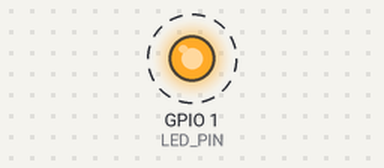
Bench run of a sketch on a simulated ESP32. Shown: output pins drawn as LEDs (lit = HIGH). Dashed ring = blinking.

Above: at 0.2 s.
Timing chart, 0 to 3.0 s (numbered marks = the images above):
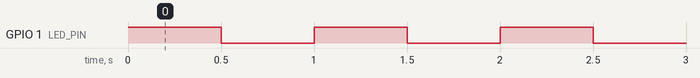

Measured:
- by itself, GPIO 1 (LED_PIN): alternates HIGH for 0.50 s and LOW for 0.50 s

The sketch:

arduino-cli-blink.ino
```cpp
// This is empty. Use main.cpp instead.
```

main.cpp
```cpp
#ifdef USE_FAST_LED

// NeoPixel LED for M5Stamp C3
#  include <FastLED.h>
#  define NEOPIXEL_PIN 2
#  define NEOPIXEL_NUM 1
   CRGB leds[NEOPIXEL_NUM];
#else

// for simple LED connected to GPIO
#  include <Arduino.h>
#  define LED_PIN 1

#endif

   void setup() {
#ifdef USE_FAST_LED
  FastLED.addLeds<NEOPIXEL, NEOPIXEL_PIN>(leds, NEOPIXEL_NUM);
#else
  pinMode(LED_PIN, OUTPUT);
#endif
}

void loop() {

#ifdef USE_FAST_LED
  leds[0] = CRGB::Green; FastLED.show(); delay(300);
  leds[0] = CRGB::Blue;  FastLED.show(); delay(300);
  leds[0] = CRGB::Red;   FastLED.show(); delay(300);
#else
  digitalWrite(LED_PIN, HIGH);
  delay(500);
  digitalWrite(LED_PIN, LOW);
  delay(500);
#endif
}
```
